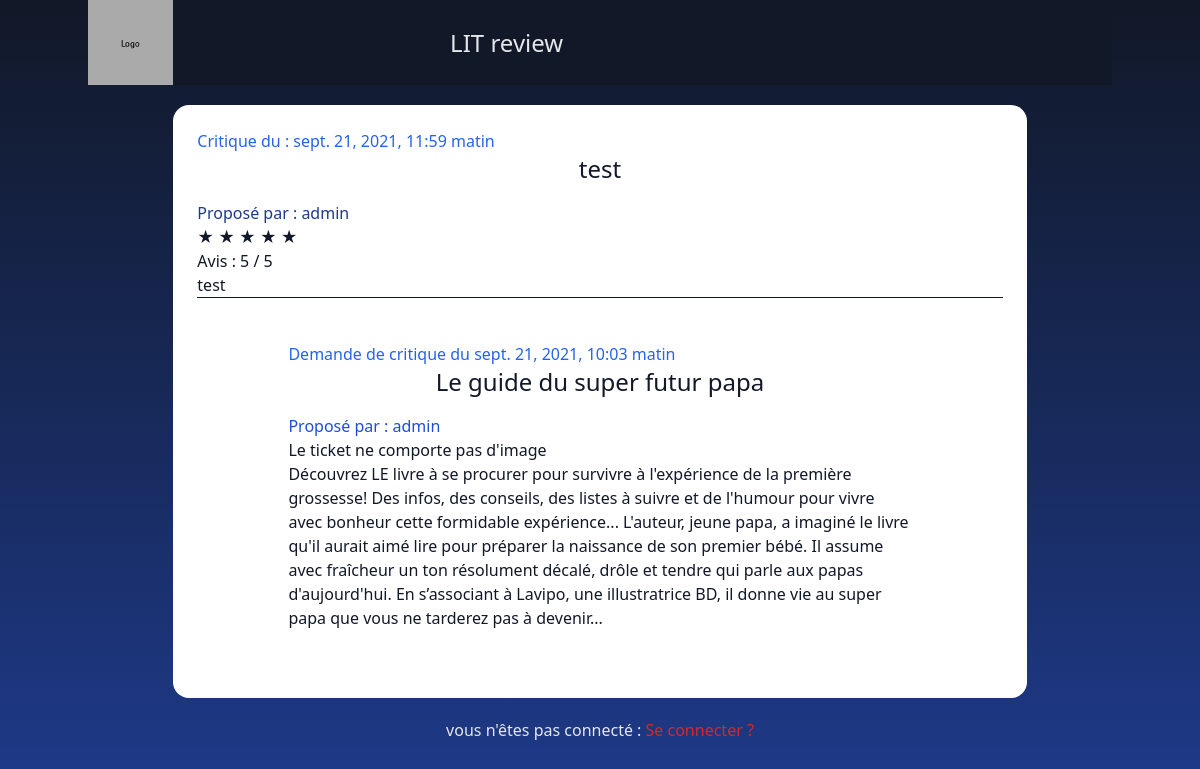
The app's page /rev/review/5/, older data.
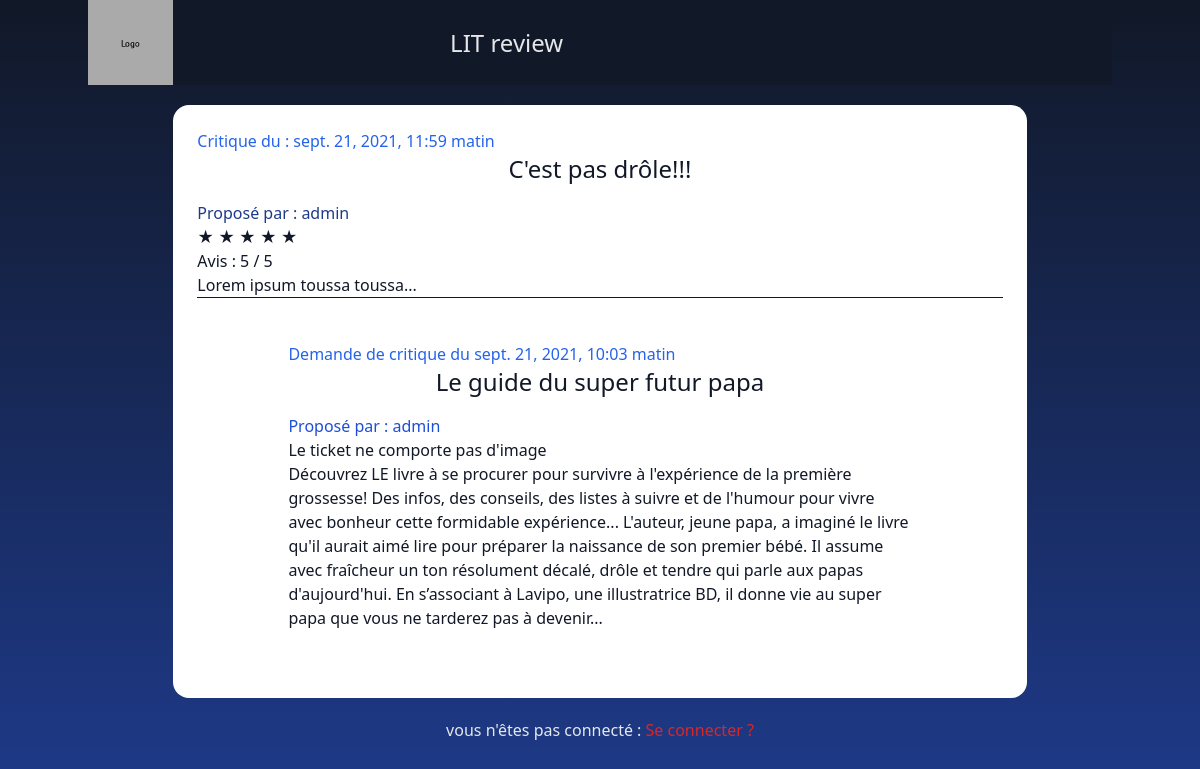
The same page, newer data.
### bkreport/models.py (models this page shows, shortened)
class Review(models.Model):
    ticket = models.ForeignKey(to=Ticket, on_delete=models.CASCADE)
    rating = models.PositiveSmallIntegerField(
        validators=[MinValueValidator(0), MaxValueValidator(5)],
        choices=((1, 1), (2, 2), (3, 3), (4, 4), (5, 5)),
        default=3
    )
    headline = models.CharField(max_length=128)
    body = models.TextField(max_length=8192, blank=True)
    user: User = models.ForeignKey(
        to=settings.AUTH_USER_MODEL, on_delete=models.CASCADE)
    time_created = models.DateTimeField(auto_now_add=True)

### bkreport/views.py (the view)
# urls.py: path('review/<int:pk>/', views.ReviewDetailView.as_view(), name='review_detail'),
class ReviewDetailView(DetailView):
    model = Review

### bkreport/templates/bkreport/review_detail.html
{% extends 'litrev/base.html' %}
{% block content %}
    {% include 'bkreport/review/snippet.html' with posr=review %}
{% endblock %}

### bkreport/templates/bkreport/review/snippet.html (shortened to what this page needs)
<div class="css_card-base text-gray-900 w-10/12">
    <p class="text-blue-600">Critique du : {{ review.time_created }}</p>
    <h2>{{ review.headline }}</h2>
    <p class="text-blue-900">
        {% if request.user == review.user %}
            Vous avez proposé une critique
        {% else %}
            Proposé par : {{ review.user.username }}
        {% endif %}
    </p>
    {% if review.rating == 0 %}
        &#9734; &#9734; &#9734; &#9734; &#9734;
    {% elif review.rating == 1 %}
        &#9733; &#9734; &#9734; &#9734; &#9734;
    {% elif review.rating == 2 %}
        &#9733; &#9733; &#9734; &#9734; &#9734;
    {% elif review.rating == 3 %}
        &#9733; &#9733; &#9733; &#9734; &#9734;
    {% elif review.rating == 4 %}
        &#9733; &#9733; &#9733; &#9733; &#9734;
    {% elif review.rating == 5 %}
        &#9733; &#9733; &#9733; &#9733; &#9733;
    {% endif %}
    <h3>Avis : {{ review.rating }} / 5</h3>
    <p>{{ review.body }}</p>
    <hr>
    {% include 'bkreport/ticket/snippet.html' with ticket=review.ticket %}
</div>

Row changes from the older to the newer data that the page shows:
changed Review "admin": headline "test" → "C'est pas drôle!!!"; body "test" → "Lorem ipsum toussa toussa..."
